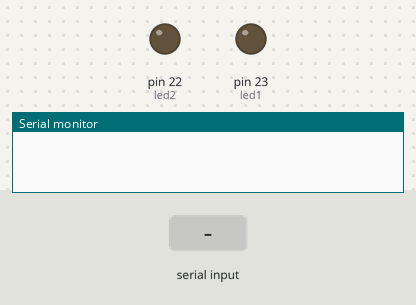
A sketch run on a simulated Arduino Mega 2560, built with avr-gcc and run on an emulated ATmega2560. On the bench: output pins drawn as LEDs (lit = HIGH), the last lines printed to the serial monitor. The inputs (shaded band) are chosen by the test bench.

Above: at 1.2 s.
1.3 s: "1" received over Serial
At 2.3 s:
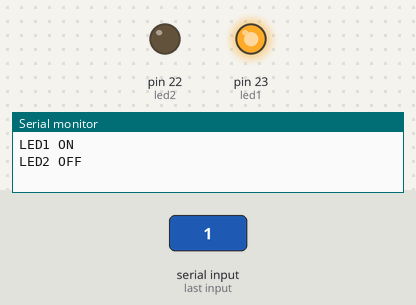
3.5 s: "a" received over Serial
At 5.0 s:
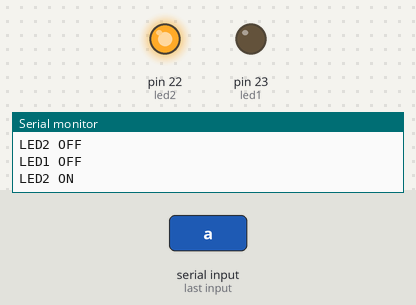
5.5 s: "0" received over Serial
At 6.5 s:
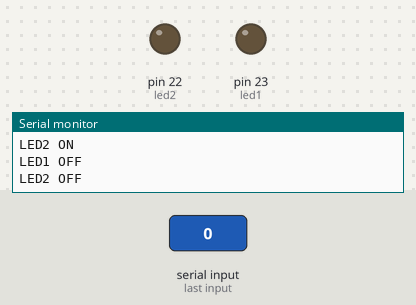
Timing chart, 0 to 8.5 s (numbered marks = the images above; inputs shaded):
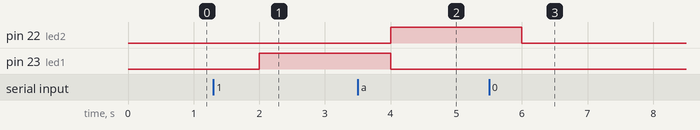

Measured:
- after the input at 1.3 s, pin 23 (led1): LOW → HIGH after 0.70 s
- after the input at 3.5 s, pin 22 (led2): LOW → HIGH after 0.50 s; pin 23 (led1): HIGH → LOW after 0.50 s
- after the input at 5.5 s, pin 22 (led2): HIGH → LOW after 0.50 s

The sketch:

Lab3-1.ino
```cpp
const int led1 = 23;
const int led2 = 22;


void setup() {
  Serial.begin(9600);
  pinMode(led1, OUTPUT);
  pinMode(led2, OUTPUT);
}

void loop() {
  if(Serial.available() > 0 ){
    int inRead = Serial.read();  //อ่านค่าจาก Serial Monitor

    if(inRead == '1'){
      digitalWrite(led1, HIGH);
      Serial.println("LED1 ON");
    }else{
      digitalWrite(led1, LOW);
      Serial.println("LED1 OFF");
    }

    if(inRead == 'a'){
      digitalWrite(led2, HIGH);
      Serial.println("LED2 ON");
    }else{
      digitalWrite(led2, LOW);
      Serial.println("LED2 OFF");
    }
  }

  delay(1000);
}
```
